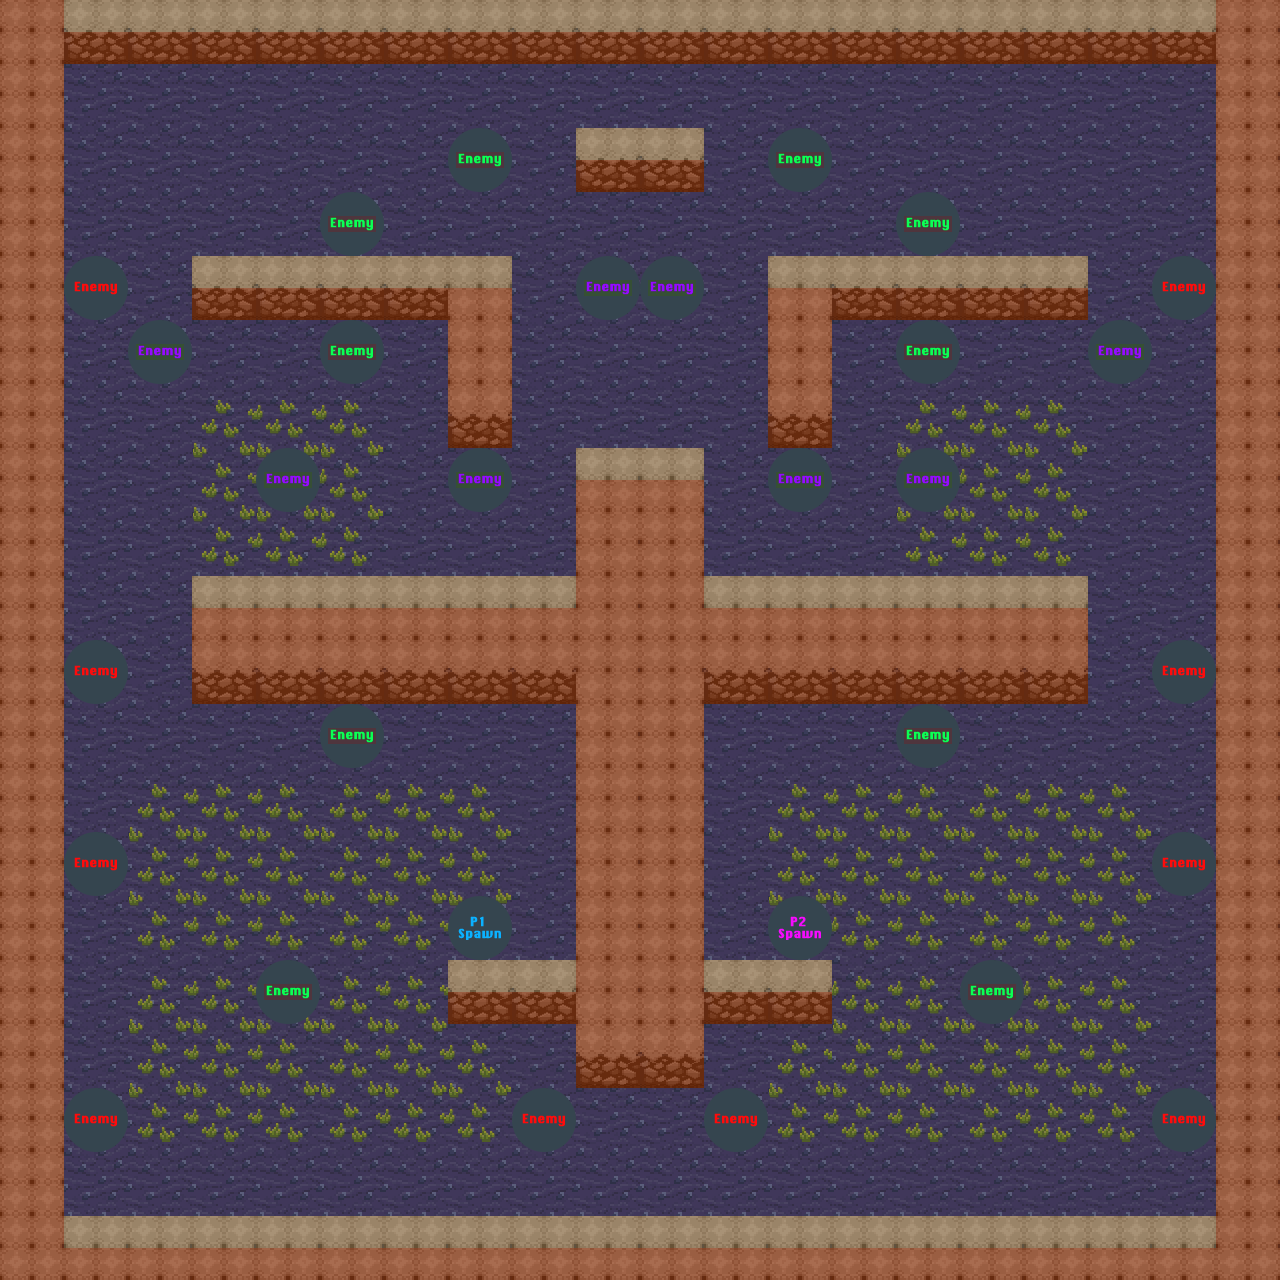

A level layout from a 2D game, rendered from its tile map. Below: a short description, then the map file with tile-grid data replaced by summaries:
An orthogonal 20x20 tile map with 64x64 px tiles, 5 tile layers (background, decor, dynamic, top_layer, ...), 2 tilesets.

<map version="1.0" orientation="orthogonal" width="20" height="20" tilewidth="64" tileheight="64">
 <tileset firstgid="1" name="testSet" tilewidth="64" tileheight="64">
  <image source="tileSheet.png" />
  <tile id="1">
   <properties>
    <property name="collision" value="wall_bottom" />
    <property name="collision" value="wall_bottom" />
   </properties>
  </tile>
  <tile id="2">
   <properties>
    <property name="collision" value="wall_movable" />
    <property name="collision" value="wall_movable" />
   </properties>
  </tile>
  <tile id="9">
   <properties>
    <property name="collision" value="wall_middle" />
    <property name="collision" value="wall_middle" />
   </properties>
  </tile>
  <tile id="17">
   <properties>
    <property name="collision" value="wall_top" />
    <property name="collision" value="wall_top" />
   </properties>
  </tile>
 </tileset>
 <tileset firstgid="65" name="metaSet" tilewidth="64" tileheight="64">
  <image source="meta_tileSet.png" />
 </tileset>
 <layer name="background" width="20" height="20">
  <data>[400 cells, 400 non-empty, 3 distinct tile ids]</data>
 </layer>
 <layer name="decor" width="20" height="20">
  <data>[400 cells, 88 non-empty, 9 distinct tile ids]</data>
 </layer>
 <layer name="dynamic" width="20" height="20">
  <data>[400 cells, 30 non-empty, 5 distinct tile ids]</data>
 </layer>
 <layer name="top_layer" width="20" height="20">
  <data>[400 cells, 140 non-empty, 2 distinct tile ids]</data>
 </layer>
 <layer name="meta" width="20" height="20" opacity="0.15">
  <data>[400 cells, 140 non-empty, 2 distinct tile ids]</data>
 </layer>
</map>
